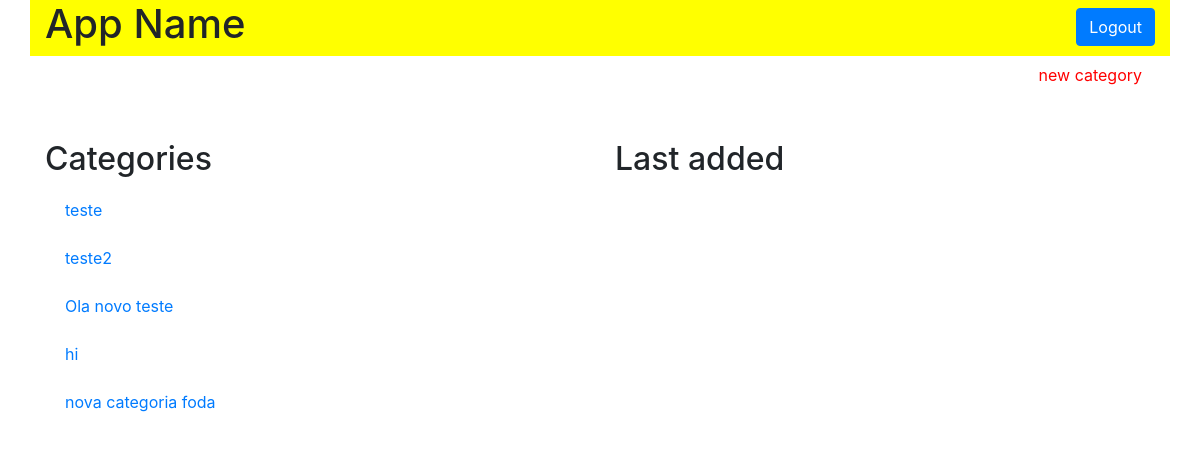
The page /category on the database its author committed.
### models.py (models this page shows, shortened)
class Category(Base):
    __tablename__ = 'category'
    id = Column(Integer, primary_key=True)
    name = Column(String(50), nullable=False)

### application.py (the view)
@app.route('/category')
def catalogFunction():
    category = session.query(Category)
    if category == 0:
        flash("You have no categories yet!")
        return render_template('catalog.html', plantas=category)
    else:
        return render_template('catalog.html', plantas=category)

### templates/catalog.html (shortened to what this page needs)
<!DOCTYPE html>
<html lang="pt-br">
<head>
  <link rel="stylesheet" href="https://stackpath.bootstrapcdn.com/bootstrap/4.3.1/css/bootstrap.min.css">
  <link rel="stylesheet" href="{{ url_for('static', filename='styles.css') }}" />
</head>
<body>
  <div class="container">
    <header id="top-header" class="row">
      <div class="col-md-6">
        <h1>App Name</h1>
      </div>
      <div class="col-md-6">
        <button type="button"  id="log-in-out-button" class="btn btn-primary">Logout</button>
      </div>
    </header>
    <section class="row">
      <div class="col-md-12">
        <a href="{{ url_for('newCategoryFunction')}}">
          <button id="new-item-button" class="btn btn-default link-color">
            new category
          </button>
        </a>
    </section>
    <section class="row">
      <div id="item-description" class="col-md-6">
        <h2>Categories</h2>
        {% for i in plantas %}
          <div class="list-group">
            <a href="{{ url_for('categoryFunction', category_id=i.id)}}" class="list-group-item">{{ i.name }}</a>
          </div>
        {% endfor %}
      </div>
      <div id="item-description" class="col-md-6">
        <h2>Last added</h2>
      </div>
    </section>
  </div>
</body>
</html>

### static/styles.css (style rules this page uses)
#top-header { background-color: yellow; }
#log-in-out-button { float: right; margin-top: 1.5%; }
#new-item-button { float: right; }
.list-group-item { border: 0px; }
#item-description { margin-top: 4%; }
.link-color { color: red; }

### rows shown on the page
Category: name "teste"
Category: name "teste2"
Category: name "Ola novo teste"
Category: name "hi"
Category: name "nova categoria foda"
